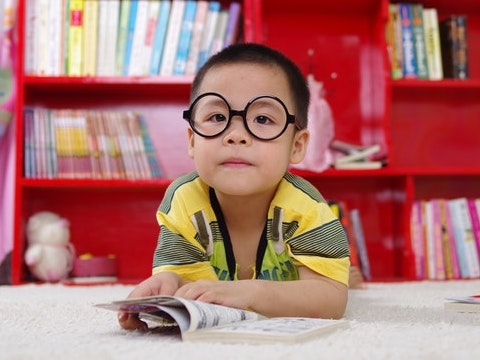
#> input picture PYHTON/WEEK 1/SECTION 2/Boy_image_modify/boy.jpg, 480 x 360 px, found by its file name
$ python boy_modify.py
#> lines starting #> are read from the running program, lines starting #| are printed output that depends on the picture
# Import libraries
import cv2
import numpy as np
#from dataPath import DATA_PATH
import matplotlib.pyplot as plt

import matplotlib
matplotlib.rcParams['figure.figsize'] = (6.0, 6.0)
matplotlib.rcParams['image.cmap'] = 'gray'

image = cv2.imread("/home/paulstein/opencv/Example_course/PYHTON/SECTION 2/Boy_image_modify/boy.jpg")
#> image is the input picture: shape (360, 480, 3); mean B, G, R 111.8, 115.3, 174.3
plt.imshow(image[:,:,::-1])
imageCopy = image.copy()

#Black pixels
emptyMatrix = np.zeros((100,200,3),dtype='uint8')
plt.imshow(emptyMatrix)


#White pixels
emptyMatrix = 255*np.ones((100,200,3),dtype='uint8')
plt.imshow(emptyMatrix)


#Empty pixels an size same as boy image
emptyOriginal = 100*np.ones_like(image)
plt.imshow(emptyOriginal)


plt.show()
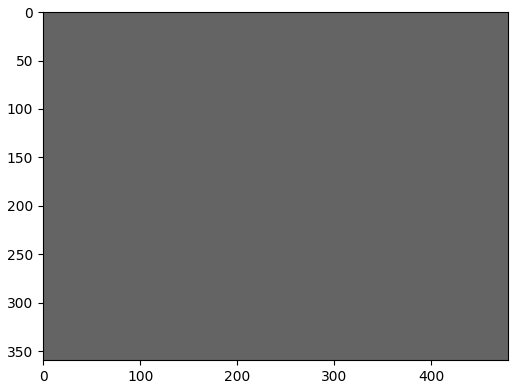
#> figure drawn by matplotlib, 1 panel
